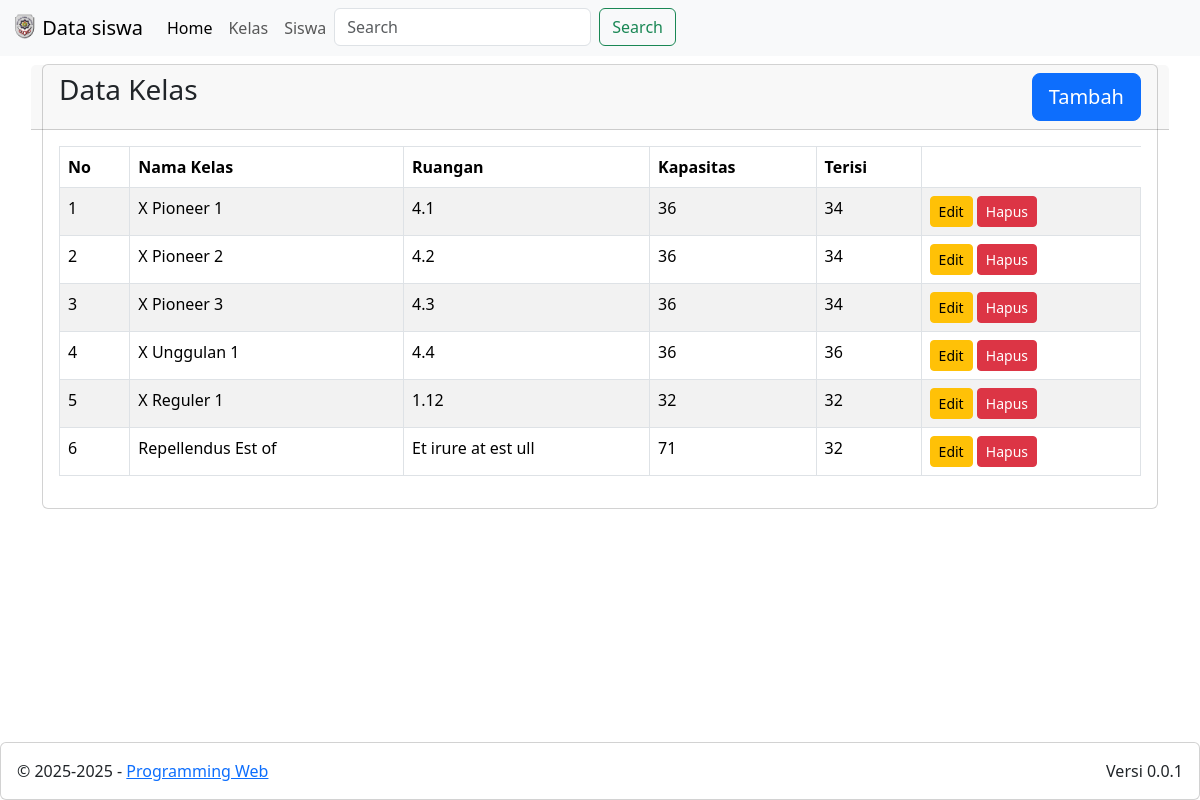
Page /ptswebpro8/index.php?m=kelas on the committed database.
### tables this page shows
CREATE TABLE `grades` (
  `id` int(11) NOT NULL,
  `grade` varchar(75) NOT NULL,
  `room` varchar(50) NOT NULL,
  `capacity` int(11) NOT NULL,
  `fill` int(11) NOT NULL
);

### ptswebpro8/kelas/view.php (the view)
<div class="row">
    <div class="col-12">
        <div class="card">
            <div class="card-header row">
                <div class="card-title h3 col-8">Data Kelas</div>
                <div class="col-4">
                    <a href="?m=kelas&s=add" class="btn btn-lg btn-primary float-end">Tambah</a>
                </div>
            </div>
            <div class="card-body">
                <table class="table table-bordered table-striped table-hover">
                    <thead>
                        <tr>
                            <th>No</th>
                            <th>Nama Kelas</th>
                            <th>Ruangan</th>
                            <th>Kapasitas</th>
                            <th>Terisi</th>
                        </tr>
                    </thead>
                    <tbody>
                        <?php
                        include_once('config.php');
                        $sql = "SELECT * FROM grades";
                        $result = mysqli_query($conn, $sql);
                        if (mysqli_num_rows($result) > 0 ) {
                            $no = 1;
                            while ($r = mysqli_fetch_assoc($result)) {
                                echo '<tr>
                                    <td>'.$no.'</td>
                                    <td>'.$r['grade'].'</td>
                                    <td>'.$r['room'].'</td>
                                    <td>'.$r['capacity'].'</td>
                                    <td>'.$r['fill'].'</td>
                                    <td>
                                        <a href="?m=kelas&s=edit&id='.$r['id'].'" class="btn btn-warning btn-sm">Edit</a>
                                        <a href="?m=kelas&s=delete&id='.$r['id'].'" class="btn btn-danger btn-sm" onclick="return confirm(\'Yakin kelas akan dihapus?, Hapus 1 kelas akan menghapus semua data siswa di kelas tersebut\')">Hapus</a>
                                    </td>
                                </tr>';
                                $no++;
                            }
                        } else {
                            echo "<tr>
                                <td colspan='5' align='center'>Data Kosong</td>
                                </tr>";
                        }
                        ?>
                    </tbody>
                </table>
            </div>
        </div>
    </div>
</div>

### ptswebpro8/index.php (shortened to what this page needs)
<!DOCTYPE html>
<html lang="en">
<head>
    <link href="https://cdn.jsdelivr.net/npm/bootstrap@5.3.5/dist/css/bootstrap.min.css" rel="stylesheet">
</head>
<body>
    <nav class="navbar navbar-expand-lg bg-body-tertiary">
        <div class="container-fluid">
            <a class="navbar-brand" href="#">
                <img src="image/logopesat.png" alt="Logo" height="25" class="d-inline-block align-text-top">
                Data siswa
            </a>
            <div class="collapse navbar-collapse" id="navbarScroll">
                <ul class="navbar-nav me-auto my-2 my-lg-0 navbar-nav-scroll" style="--bs-scroll-height: 100px;">
                    <li class="nav-item">
                        <a class="nav-link active" aria-current="page" href=".">Home</a>
                    </li>
                    <li class="nav-item">
                        <a class="nav-link" href="?m=kelas">Kelas</a>
                    </li>
                    <li class="nav-item">
                        <a class="nav-link" href="?m=siswa">Siswa</a>
                    </li>
                    <li class="nav-item dropdown">
                <form class="d-flex" role="search">
                    <input class="form-control me-2" type="search" placeholder="Search" aria-label="Search">
                    <button class="btn btn-outline-success" type="submit">Search</button>
                </form>
            </div>
        </div>
    </nav>
    <div class="container mt-2 mb-4">
        <?php
        $module = isset($_GET['m']) ? $_GET['m'] : 'home';
        switch ($module) {
                case 'kelas':
                    include 'kelas/index.php';
                    break;
        }
        ?>
    </div>
    <div class="fixed-bottom">
        <div class="card">
            <div class="card-body">
                &copy; 2025-<?= date("Y")?> - <a href="https://muhidin.web.id" target="blank">Programming Web</a>
                <div class="float-end">Versi 0.0.1</div>
            </div>
        </div>
    </div>
</body>
</html>

### ptswebpro8/kelas/index.php (shortened to what this page needs)
<?php
$submodule = (isset($_GET['s'])) ? $_GET['s'] : 'view';
switch ($submodule){
    case 'view': default:
        include('kelas/view.php');
        break;
}

### rows in the picture
grades: grade "X Pioneer 1", room "4.1", capacity "36", fill "34"
grades: grade "X Pioneer 2", room "4.2", capacity "36", fill "34"
grades: grade "X Pioneer 3", room "4.3", capacity "36", fill "34"
grades: grade "X Unggulan 1", room "4.4", capacity "36", fill "36"
grades: grade "X Reguler 1", room "1.12", capacity "32", fill "32"
grades: grade "Repellendus Est of", room "Et irure at est ull", capacity "71", fill "32"
